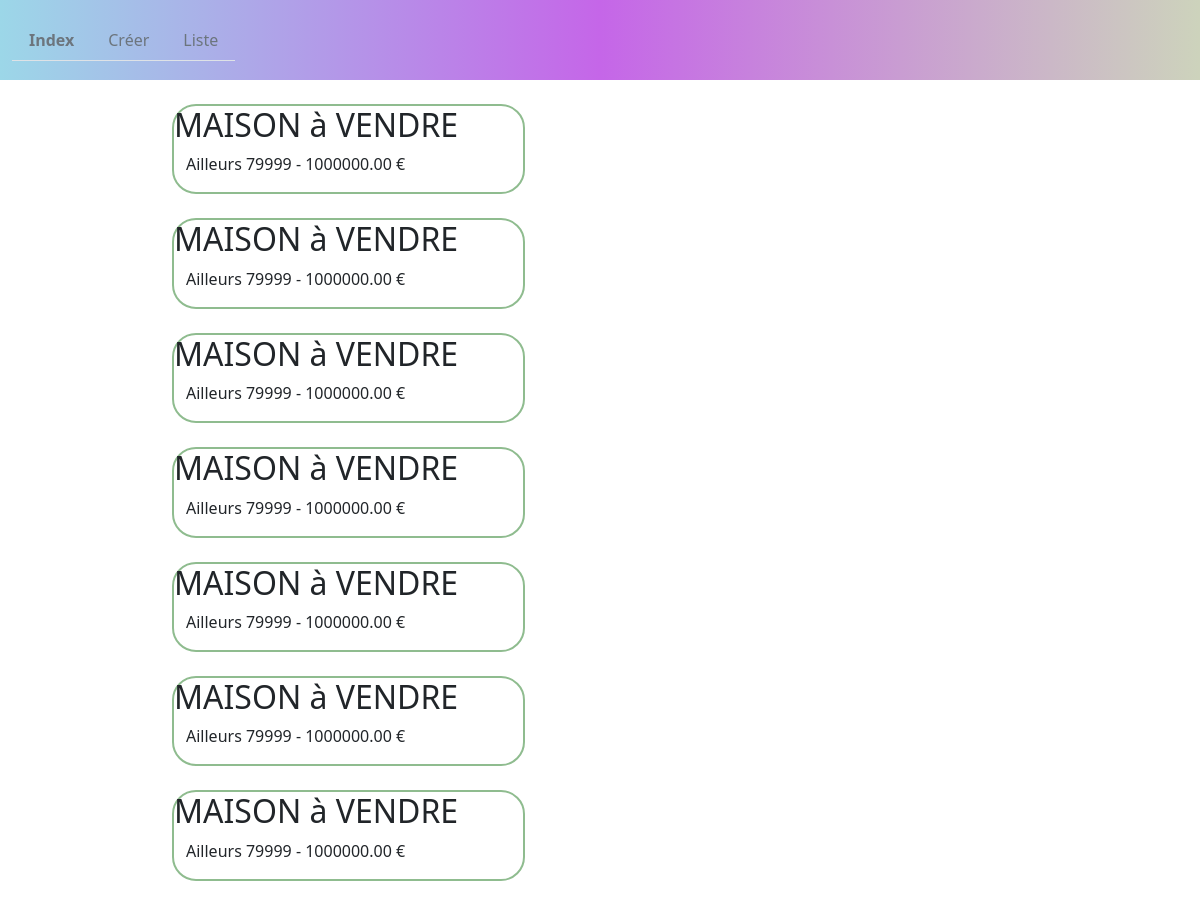
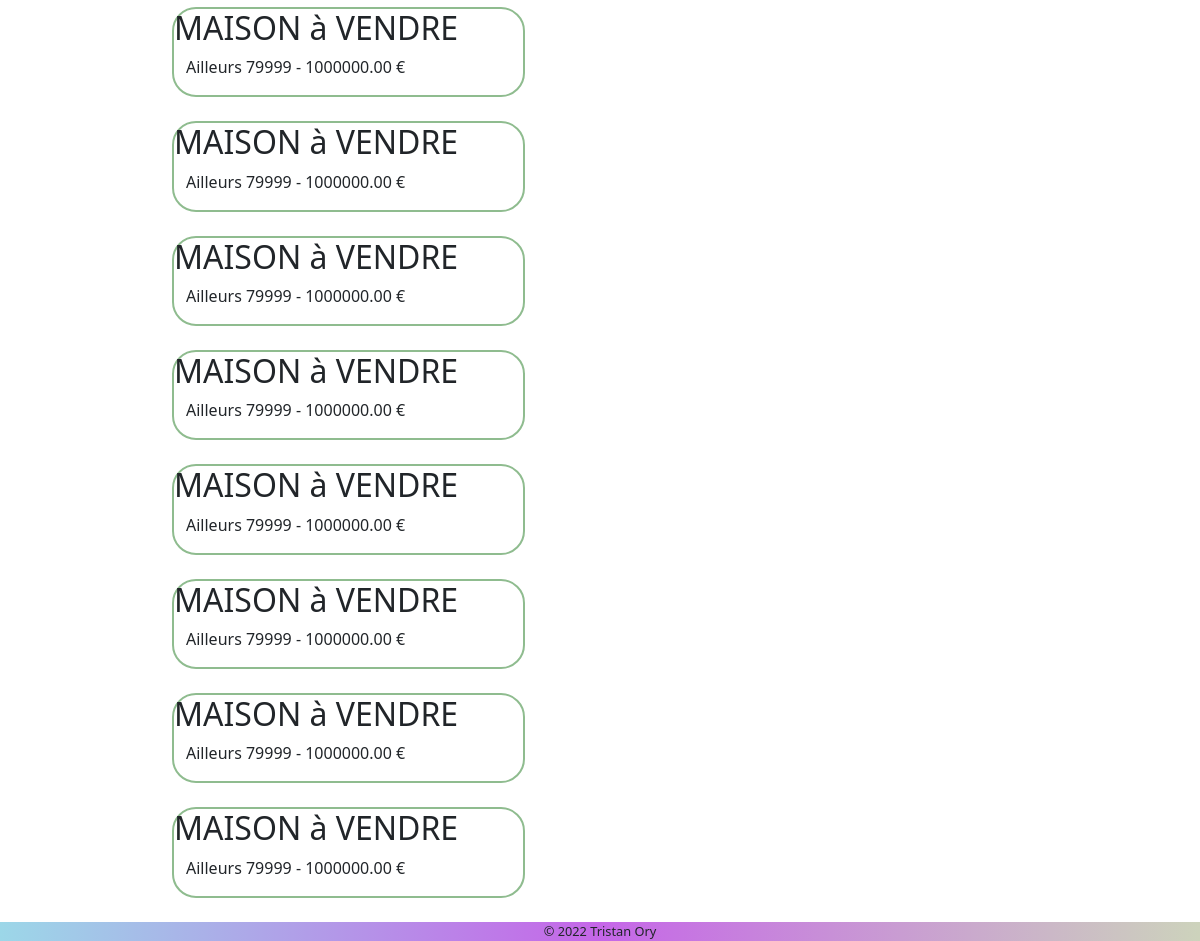
The page / on the database its author committed (2 pictures, top to bottom).
### tables this page shows
CREATE TABLE `advert` (
  `id` INT NOT NULL AUTO_INCREMENT,
  `title` VARCHAR(50) NOT NULL,
  `description` VARCHAR(255) NOT NULL,
  `postal_code` CHAR(5) NOT NULL,
  `city` VARCHAR(50) NOT NULL,
  `type` CHAR(1) NOT NULL,
  `price` DECIMAL(9,2) NOT NULL,
  `reservation_message` VARCHAR(255) DEFAULT '',
  `created_at` TIMESTAMP DEFAULT CURRENT_TIMESTAMP,
  `updated_at` TIMESTAMP DEFAULT CURRENT_TIMESTAMP ON UPDATE CURRENT_TIMESTAMP,
  PRIMARY KEY (`id`)
);

### config.php (called while the page is built, shortened)
<?php
$pages=['Index' => '/index.php',
    'Créer' => '/views/create.php',
    'Liste' => '/views/list.php'];

### models/Db.php (called while the page is built)
<?php
require_once __DIR__.'/../config.php';
class Db
{
    private static $instance = NULL;
    private $db;
    private function __construct()
    {
        $this->db = new PDO(DB_TYPE.':host='.DB_HOST.';port='.DB_PORT.';dbname='.DB_BASE.';charset='.DB_CHARSET,
            DB_USER,
            DB_PASS,
            array(PDO::ATTR_ERRMODE => PDO::ERRMODE_EXCEPTION));
    }
    public static function getInstance(){
        if (is_null(Db::$instance)){
            Db::$instance = new Db;
        }
        return self::$instance;
    }
    public function getDb()
    {
        return $this->db;
    }
}

### models/AdvertModel.php (called while the page is built, shortened)
<?php
require_once __DIR__.'/../config.php';
require_once __DIR__.'/Db.php';
class AdvertModel extends Db
{
    public $db;
    public function __construct(){
        $db = Db::getInstance();
        $this->db = $db->getDb();
    }
    public function getLastNMsg($n){
        $stmt = $this->db->prepare('SELECT `id`, `title`, `description`, `postal_code`, `city`, `type`,
       `price`, `reservation_message` FROM `advert` ORDER BY `created_at` DESC LIMIT :n');
        $stmt->bindParam(':n', $n, PDO::PARAM_INT);
        if($stmt->execute()){
            $result=$stmt->fetchAll(PDO::FETCH_ASSOC);
        } else {
            $result = false;
        }
        return $result;
    }
}

### controllers/AdvertController.php (called while the page is built, shortened)
<?php
require_once __DIR__.'/../config.php';
require_once __DIR__.'/../models/AdvertModel.php';
class AdvertController
{
    private $advert;
    public function __construct(){
        $this->advert = new AdvertModel();
    }
    public function getNLastMessages($n){
        return $this->advert->getLastNMsg($n);
    }
}

### index.php (the view, shortened to what this page needs)
<?php
require_once __DIR__.'/config.php';
require_once __DIR__.'/controllers/AdvertController.php';
$action = 'Index';
$ctrl = new AdvertController();
$articles = $ctrl->getNLastMessages(15);
require_once __DIR__.'/views/helpers/header.php';
if($articles):
    foreach($articles as $article):
?>
<article>
    <h2><?= strtoupper($article['title']) ?></h2>
    <p><?= $article['city'].' '.$article['postal_code'].' - '.$article['price'] ?>&nbsp;€</p>
</article>
<?php endforeach;
else: ?>
<article>
    <p>Nous n'avons malheureusement aucune annonce à afficher</p>
</article>
<?php
endif;
require_once __DIR__.'/views/helpers/footer.php';

### views/helpers/header.php (shortened to what this page needs)
<!DOCTYPE html>
<html lang="fr">
<head>
    <link href="https://cdn.jsdelivr.net/npm/bootstrap@5.1.3/dist/css/bootstrap.min.css" rel="stylesheet"
 />
    <link href="/assets/css/styles.css" rel="stylesheet" />
</head>
<body>
<header>
    <nav class="navbar navbar-expand-md">
        <div class="container-fluid">
            <div class="collapse navbar-collapse" id="navbarSupportedContent">
                <ul class="nav nav-tabs me-auto mb-2 mb-lg-0">
                    <?php foreach ($pages as $label => $link): ?>
                        <li class="nav-item">
                            <a href="<?= $link ?>" <?= $label == $action ? 'aria-current="page" ' : '' ?>
                            class="text-secondary nav-link<?= $label == $action ? ' active-link':'' ?>"><?= $label ?></a>
                        </li>
                    <?php endforeach; ?>
                </ul>
            </div>
        </div>
    </nav>
</header>
<main class="container-fluid">

### views/helpers/footer.php (shortened to what this page needs)
</main>
<footer>
    <p>&copy; 2022 Tristan Ory</p>
</footer>
</body>
</html>

### assets/css/styles.css (style rules this page uses)
* { margin: 0; padding:0; box-sizing: border-box; }
header, footer { background-color: #9cd7e8; background-image: linear-gradient(to right, #9cd7e8 0%, #c566e8 50%, #cdd3bc 100%); }
footer p { font-size: .80rem; margin: auto; text-align: center; }
nav { width: 100%; min-height: 5rem; }
article { margin: 1.5rem 10rem; border: solid 2px darkseagreen; border-radius: 1.5rem; width: 30%; }
article a, article p:last-child { margin-top: .5rem; margin-left: .75rem; }
a, a:hover { text-decoration: none; }
.active-link { font-weight: bold; }

### rows shown on the page
advert: title "MAISON à VENDRE", city "Ailleurs", postal_code "79999", price "1000000.00"
advert: title "MAISON à VENDRE", city "Ailleurs", postal_code "79999", price "1000000.00"
advert: title "MAISON à VENDRE", city "Ailleurs", postal_code "79999", price "1000000.00"
advert: title "MAISON à VENDRE", city "Ailleurs", postal_code "79999", price "1000000.00"
advert: title "MAISON à VENDRE", city "Ailleurs", postal_code "79999", price "1000000.00"
advert: title "MAISON à VENDRE", city "Ailleurs", postal_code "79999", price "1000000.00"
advert: title "MAISON à VENDRE", city "Ailleurs", postal_code "79999", price "1000000.00"
advert: title "MAISON à VENDRE", city "Ailleurs", postal_code "79999", price "1000000.00"
advert: title "MAISON à VENDRE", city "Ailleurs", postal_code "79999", price "1000000.00"
advert: title "MAISON à VENDRE", city "Ailleurs", postal_code "79999", price "1000000.00"
advert: title "MAISON à VENDRE", city "Ailleurs", postal_code "79999", price "1000000.00"
advert: title "MAISON à VENDRE", city "Ailleurs", postal_code "79999", price "1000000.00"
advert: title "MAISON à VENDRE", city "Ailleurs", postal_code "79999", price "1000000.00"
advert: title "MAISON à VENDRE", city "Ailleurs", postal_code "79999", price "1000000.00"
advert: title "MAISON à VENDRE", city "Ailleurs", postal_code "79999", price "1000000.00"

### other values the page prints
$label "Index"
$label "Créer"
$label "Liste"
